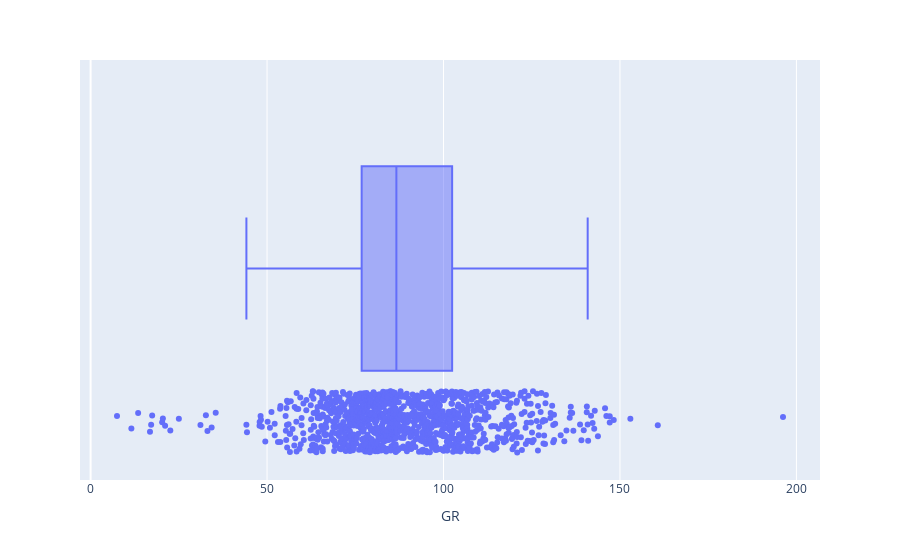

Notebook cell for this chart:
### Code cell
px.box(curve_df, x='GR', orientation='h', points='all')

### Figure 1 — Plotly figure (JSON) as saved in the notebook; plotly's stock layout.template omitted (floating-point values rounded to 4 significant figures; data arrays with more than 128 entries replaced by an {"elided": "..."} marker saying what was removed)
{"data": [{"alignmentgroup": "True", "boxpoints": "all", "hovertemplate": "GR=%{x}<extra></extra>", "legendgroup": "", "marker": {"color": "#636efa"}, "name": "", "notched": false, "offsetgroup": "", "orientation": "h", "showlegend": false, "type": "box", "x": {"elided": "1120 float values"}, "x0": " ", "xaxis": "x", "y0": " ", "yaxis": "y"}], "layout": {"boxmode": "group", "legend": {"tracegroupgap": 0}, "margin": {"t": 60}, "xaxis": {"anchor": "y", "domain": [0, 1], "title": {"text": "GR"}}, "yaxis": {"anchor": "x", "domain": [0, 1]}}}
